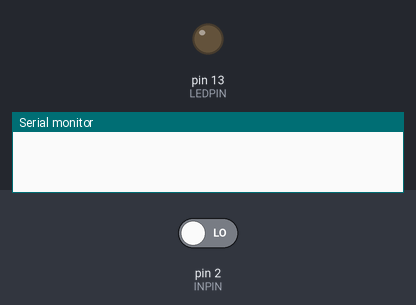
Recording of a sketch running on a simulated Arduino Uno, built with avr-gcc and run on an emulated ATmega328P. Parts: output pins drawn as LEDs (lit = HIGH), the last lines printed to the serial monitor. Inputs (shaded band) come from the test bench; at power-on: pin 2 (INPIN) LOW.

Above: at 1.2 s.
1.3 s: pin 2 (INPIN) driven HIGH
At 1.9 s:
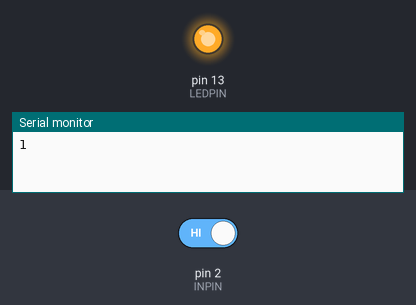
2.8 s: pin 2 (INPIN) driven LOW
At 3.1 s:
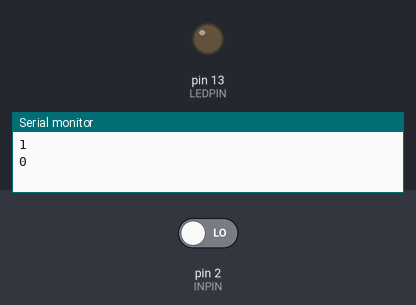
Timing chart, 0 to 5.8 s (numbered marks = the images above; inputs shaded):
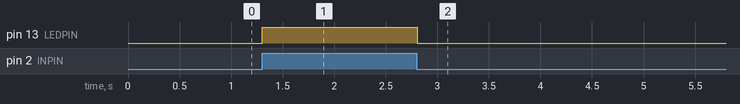

The sketch:

button.ino
```cpp
#define LEDPIN 13
#define INPIN 2

int state = LOW;

void setup() {
  Serial.begin(9600); //For Serial Monitor
  pinMode(LEDPIN, OUTPUT);
  pinMode(INPIN, INPUT);
}

void loop() {
  delay(10); // debounces switch
  int sensorValue = digitalRead(INPIN);

  //When the button is pressed turn the light on/off
  //This can be used to:
  // Start serial communication
  //Start/Stop the robot (in the case of a line follower)
  if(state != sensorValue) {
    state = sensorValue;
    digitalWrite(LEDPIN, sensorValue);
    Serial.println(sensorValue, DEC); //For Serial Monitor
  }
}
```

Measured:
- after the input at 1.3 s, pin 13 (LEDPIN): LOW → HIGH at once
- after the input at 2.8 s, pin 13 (LEDPIN): HIGH → LOW at once
